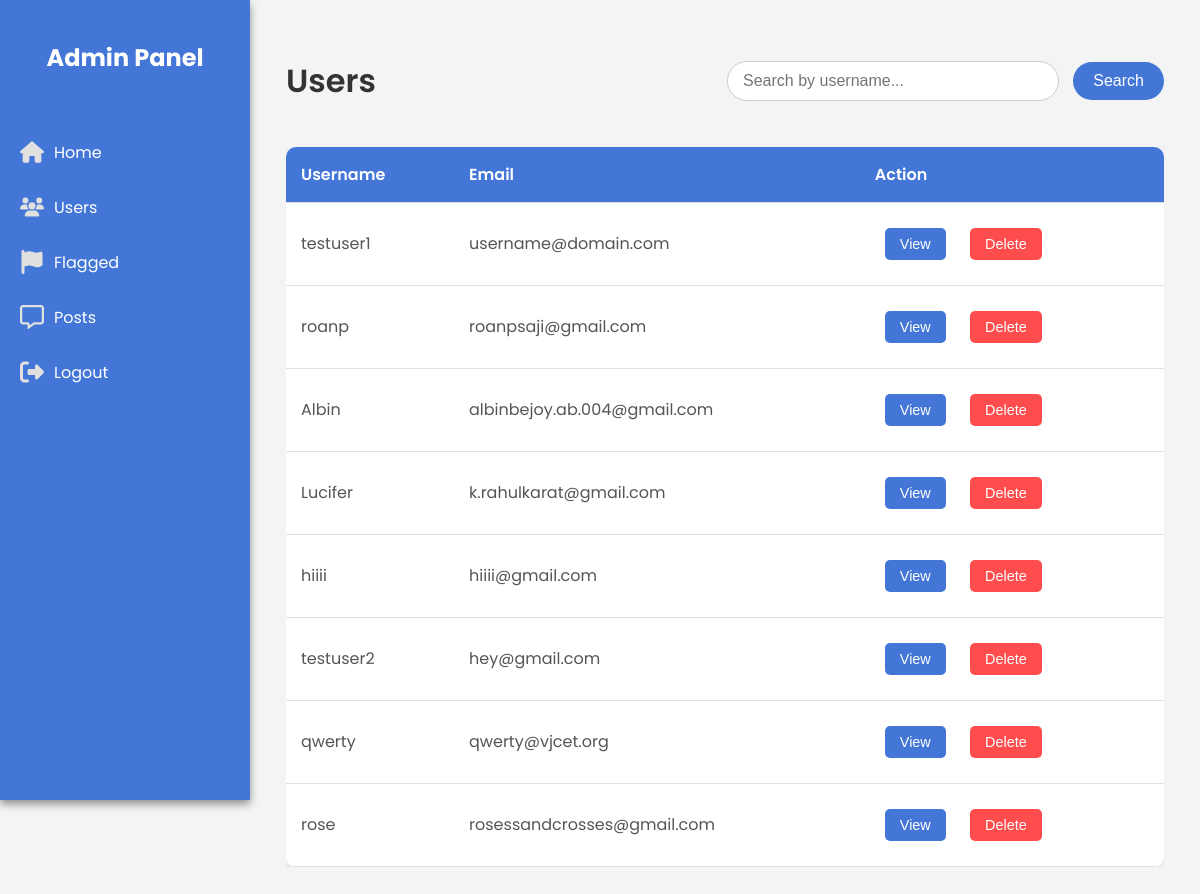
Screenshot of /users with the database file from the repository.
### app/models.py (models this page shows, shortened)
class SearchableMixin(object):
    @classmethod
    def before_commit(cls, session):
        session._changes = {
            'add': list(session.new),
            'update': list(session.dirty),
            'delete': list(session.deleted)
        }

class User(db.Model, UserMixin, SearchableMixin):
    __tablename__ = 'user'
    __searchable__ = ['username', 'email']
    id = db.Column(db.Integer, primary_key=True)
    username = db.Column(db.String(80), unique=True, nullable=False)
    password = db.Column(db.String(80), nullable=False)
    email = db.Column(db.String(120), unique=True, nullable=False)
    phone_number = db.Column(db.Integer, unique=True, nullable=False)
    profile_pic = db.Column(db.String(120), nullable=False, default='profile.jpg')

### app/admin_routes.py (the view)
@app.route('/users', methods=['GET', 'POST'])
def users():
    if request.method == 'GET':
        users = User.query.all()  # Fetch all users
        return render_template('adminPages/users.html', users=users)

### app/templates/adminPages/users.html
{% extends 'adminPages/adminhome.html' %}
{% block head %}
    <link rel="stylesheet" href="{{ url_for('static', filename='css/admin.css') }}">
    <link rel="stylesheet" href="{{ url_for('static', filename='css/users.css') }}">
{% endblock %}
{% block body %}
<div class="users-page">
    <div class="page-header">
        <h1 class="page-title">Users</h1>
        <div class="search-container">
            <form action="/users_search" method="get">
                <label>
                    <input class="form-control" type="text" placeholder="Search by username..." name="username">
                    <input type="submit" value="Search">
                </label>
            </form>
        </div>
    </div>
        <div class="users-table-container">
            <table class="users-table">
                <thead>
                    <tr>
                        <th>Username</th>
                        <th>Email</th>
                        <th>Action</th>
                    </tr>
                </thead>
                <tbody>
                {% if users %}
                    {% for user in users %}
                    <tr>
                        <td>{{ user.username }}</td>
                        <td>{{ user.email }}</td>
                        <td>
                            <button class="action-btn">View</button>
                            <form action="{{ url_for('delete_user', user_id=user.id) }}" method="post" style="display:inline;">
                                <button type="submit" class="action-btn delete-btn">Delete</button>
                            </form>
                        </td>
                    </tr>
                    {% endfor %}
                {% else %}
                    <tr>
                        <td>No results found</td>
                    </tr>
                {% endif %}
                </tbody>
            </table>
        </div>
    </div>
{% endblock %}

### app/static/css/admin.css (style rules this page uses)
body { font-family: 'Poppins', sans-serif; margin: 0; padding: 0; background-color: #f4f4f4; }

### app/static/css/users.css (style rules this page uses)
.users-page { padding: 20px; }
.page-header { display: flex; justify-content: space-between; align-items: center; margin-bottom: 20px; }
.page-title { font-size: 2rem; color: #333; font-weight: 600; }
.users-table-container { overflow-x: auto; }
.users-table { width: 100%; border-collapse: collapse; background-color: #ffffff; box-shadow: 0 2px 8px rgba(0, 0, 0, 0.1); border-radius: 10px; overflow: hidden; }
.users-table th, .users-table td { padding: 15px; text-align: left; border-bottom: 1px solid #e0e0e0; }
.users-table th { background-color: #4376d6; color: #ffffff; font-weight: 600; }
.users-table td { color: #555; }
.action-btn { padding: 8px 15px; border: none; border-radius: 5px; cursor: pointer; font-size: 0.9rem; color: #ffffff; background-color: #4376d6; transition: background-color 0.3s; margin: 10px; }
.delete-btn { background-color: #ff4d4d; }
.search-container { display: flex; align-items: center; }
.search-container input[type="text"] { width: 300px; padding: 10px 15px; font-size: 1rem; border: 1px solid #ccc; border-radius: 20px; outline: none; transition: border-color 0.3s; }
.search-container input[type="submit"] { padding: 10px 20px; font-size: 1rem; color: #ffffff; background-color: #4376d6; border: none; border-radius: 20px; margin-left: 10px; cursor: pointer; transition: background-color 0.3s; }
.action-btn { text-decoration: none; }

### rows the page displays
User: username "testuser1", email "username@domain.com"
User: username "roanp", email "roanpsaji@gmail.com"
User: username "Albin", email "albinbejoy.ab.004@gmail.com"
User: username "Lucifer", email "k.rahulkarat@gmail.com"
User: username "hiiii", email "hiiii@gmail.com"
User: username "testuser2", email "hey@gmail.com"
User: username "qwerty", email "qwerty@vjcet.org"
User: username "rose", email "rosessandcrosses@gmail.com"
